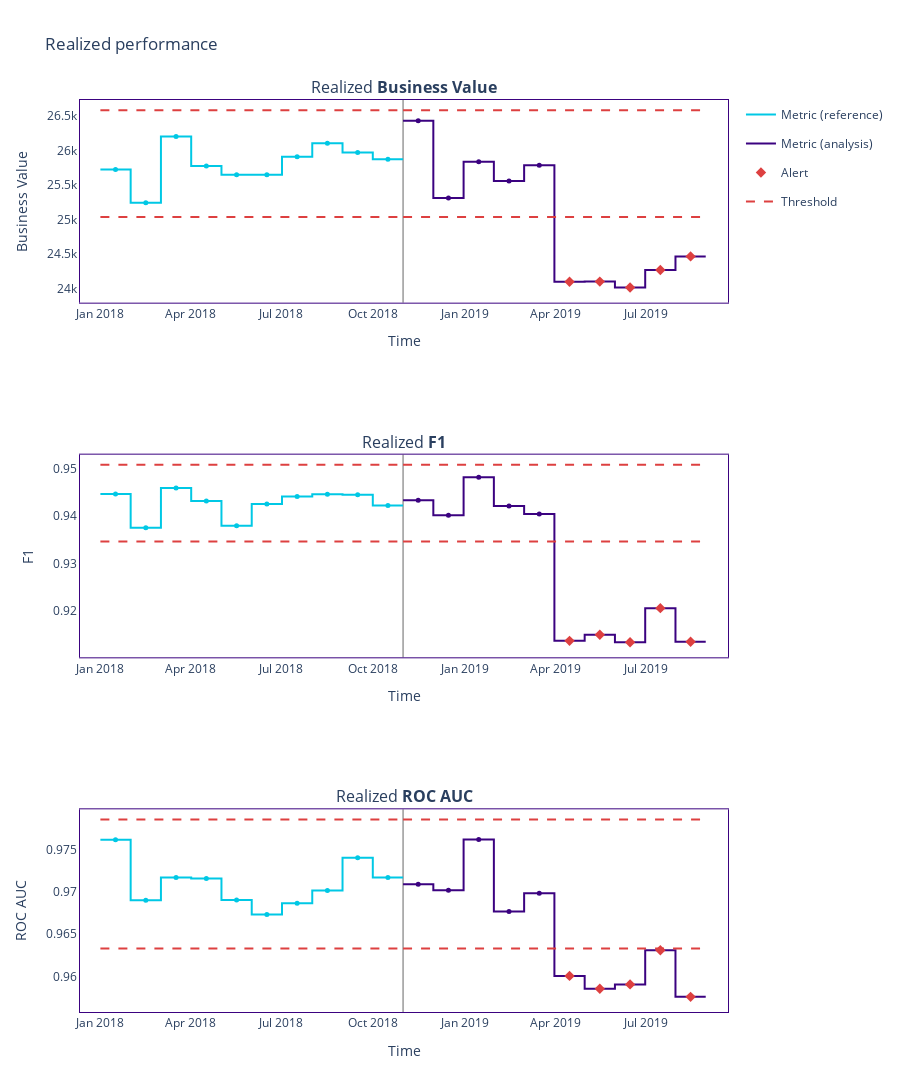

Notebook code cell kept with this figure:
### Markdown cell above
# Plotting

### Code cell
figure = results.plot()
figure.show()

### Figure 1 — Plotly figure (JSON) as saved in the notebook; plotly's stock layout.template omitted (floating-point values rounded to 4 significant figures)
{"data": [{"hoverinfo": "skip", "legendgroup": "metric_reference", "line": {"color": "#00c8e5", "shape": "hv", "width": 2}, "mode": "lines", "name": "Metric (reference)", "showlegend": true, "type": "scatter", "x": ["2018-01-01T00:00:00", "2018-01-31T06:36:00", "2018-03-02T13:12:00", "2018-04-01T19:48:00", "2018-05-02T02:24:00", "2018-06-01T09:00:00", "2018-07-01T15:36:00", "2018-07-31T22:12:00", "2018-08-31T04:48:00", "2018-09-30T11:24:00", "2018-10-30T17:51:16.848000"], "xaxis": "x", "y": [25726, 25242, 26206, 25776, 25648, 25650, 25910, 26108, 25974, 25876, 25876], "yaxis": "y"}, {"customdata": [["Realized <b>Business Value</b>", "<b style=\"color:#00c8e5;line-height:60px\">Reference</b>", "", "[0:4999]", "From <b>Jan-01-2018</b> to <b>Jan-31-2018</b>", 25726, 1072.0], ["Realized <b>Business Value</b>", "<b style=\"color:#00c8e5;line-height:60px\">Reference</b>", "", "[5000:9999]", "From <b>Jan-31-2018</b> to <b>Mar-02-2018</b>", 25242, 1072.0], ["Realized <b>Business Value</b>", "<b style=\"color:#00c8e5;line-height:60px\">Reference</b>", "", "[10000:14999]", "From <b>Mar-02-2018</b> to <b>Apr-01-2018</b>", 26206, 1072.0], ["Realized <b>Business Value</b>", "<b style=\"color:#00c8e5;line-height:60px\">Reference</b>", "", "[15000:19999]", "From <b>Apr-01-2018</b> to <b>May-02-2018</b>", 25776, 1072.0], ["Realized <b>Business Value</b>", "<b style=\"color:#00c8e5;line-height:60px\">Reference</b>", "", "[20000:24999]", "From <b>May-02-2018</b> to <b>Jun-01-2018</b>", 25648, 1072.0], ["Realized <b>Business Value</b>", "<b style=\"color:#00c8e5;line-height:60px\">Reference</b>", "", "[25000:29999]", "From <b>Jun-01-2018</b> to <b>Jul-01-2018</b>", 25650, 1072.0], ["Realized <b>Business Value</b>", "<b style=\"color:#00c8e5;line-height:60px\">Reference</b>", "", "[30000:34999]", "From <b>Jul-01-2018</b> to <b>Jul-31-2018</b>", 25910, 1072.0], ["Realized <b>Business Value</b>", "<b style=\"color:#00c8e5;line-height:60px\">Reference</b>", "", "[35000:39999]", "From <b>Jul-31-2018</b> to <b>Aug-31-2018</b>", 26108, 1072.0], ["Realized <b>Business Value</b>", "<b style=\"color:#00c8e5;line-height:60px\">Reference</b>", "", "[40000:44999]", "From <b>Aug-31-2018</b> to <b>Sep-30-2018</b>", 25974, 1072.0], ["Realized <b>Business Value</b>", "<b style=\"color:#00c8e5;line-height:60px\">Reference</b>", "", "[45000:49999]", "From <b>Sep-30-2018</b> to <b>Oct-30-2018</b>", 25876, 1072.0]], "hovertemplate": "%{customdata[1]} &nbsp; &nbsp; %{customdata[2]} <br />Chunk: <b>%{customdata[3]}</b> &nbsp; &nbsp; %{customdata[4]} <br />%{customdata[0]}: <b>%{customdata[5]}</b><br />Confidence band: +/- <b>%{customdata[6]}</b><br /><extra></extra>", "legendgroup": "metric_reference", "marker": {"color": "#00c8e5", "size": 5, "symbol": "circle"}, "mode": "markers", "name": "Metric (reference)", "showlegend": false, "type": "scatter", "x": ["2018-01-16T03:18:00", "2018-02-15T09:54:00", "2018-03-17T16:30:00", "2018-04-16T23:06:00", "2018-05-17T05:42:00", "2018-06-16T12:18:00", "2018-07-16T18:54:00", "2018-08-16T01:30:00", "2018-09-15T08:06:00", "2018-10-15T14:37:38.424000"], "xaxis": "x", "y": [25726, 25242, 26206, 25776, 25648, 25650, 25910, 26108, 25974, 25876, 25876], "yaxis": "y"}, {"hoverinfo": "skip", "legendgroup": "metric_analysis", "line": {"color": "#3b0280", "shape": "hv", "width": 2}, "mode": "lines", "name": "Metric (analysis)", "showlegend": true, "type": "scatter", "x": ["2018-10-30T18:00:00", "2018-11-30T00:36:00", "2018-12-30T07:12:00", "2019-01-29T13:48:00", "2019-02-28T20:24:00", "2019-03-31T03:00:00", "2019-04-30T09:36:00", "2019-05-30T16:12:00", "2019-06-29T22:48:00", "2019-07-30T05:24:00", "2019-08-29T11:51:16.848000"], "xaxis": "x", "y": [26434, 25312, 25838, 25560, 25786, 24096, 24098, 24012, 24266, 24464, 24464], "yaxis": "y"}, {"customdata": [["Realized <b>Business Value</b>", "<b style=\"color:#3b0280;line-height:60px\">Analysis</b>", "", "[0:4999]", "From <b>Oct-30-2018</b> to <b>Nov-30-2018</b>", 26434, 1072.0], ["Realized <b>Business Value</b>", "<b style=\"color:#3b0280;line-height:60px\">Analysis</b>", "", "[5000:9999]", "From <b>Nov-30-2018</b> to <b>Dec-30-2018</b>", 25312, 1072.0], ["Realized <b>Business Value</b>", "<b style=\"color:#3b0280;line-height:60px\">Analysis</b>", "", "[10000:14999]", "From <b>Dec-30-2018</b> to <b>Jan-29-2019</b>", 25838, 1072.0], ["Realized <b>Business Value</b>", "<b style=\"color:#3b0280;line-height:60px\">Analysis</b>", "", "[15000:19999]", "From <b>Jan-29-2019</b> to <b>Feb-28-2019</b>", 25560, 1072.0], ["Realized <b>Business Value</b>", "<b style=\"color:#3b0280;line-height:60px\">Analysis</b>", "", "[20000:24999]", "From <b>Feb-28-2019</b> to <b>Mar-31-2019</b>", 25786, 1072.0], ["Realized <b>Business Value</b>", "<b style=\"color:#3b0280;line-height:60px\">Analysis</b>", "<span style=\"color:#AD0000\">⚠ <b>Drift detected</b></span>", "[25000:29999]", "From <b>Mar-31-2019</b> to <b>Apr-30-2019</b>", 24096, 1072.0], ["Realized <b>Business Value</b>", "<b style=\"color:#3b0280;line-height:60px\">Analysis</b>", "<span style=\"color:#AD0000\">⚠ <b>Drift detected</b></span>", "[30000:34999]", "From <b>Apr-30-2019</b> to <b>May-30-2019</b>", 24098, 1072.0], ["Realized <b>Business Value</b>", "<b style=\"color:#3b0280;line-height:60px\">Analysis</b>", "<span style=\"color:#AD0000\">⚠ <b>Drift detected</b></span>", "[35000:39999]", "From <b>May-30-2019</b> to <b>Jun-29-2019</b>", 24012, 1072.0], ["Realized <b>Business Value</b>", "<b style=\"color:#3b0280;line-height:60px\">Analysis</b>", "<span style=\"color:#AD0000\">⚠ <b>Drift detected</b></span>", "[40000:44999]", "From <b>Jun-29-2019</b> to <b>Jul-30-2019</b>", 24266, 1072.0], ["Realized <b>Business Value</b>", "<b style=\"color:#3b0280;line-height:60px\">Analysis</b>", "<span style=\"color:#AD0000\">⚠ <b>Drift detected</b></span>", "[45000:49999]", "From <b>Jul-30-2019</b> to <b>Aug-29-2019</b>", 24464, 1072.0]], "hovertemplate": "%{customdata[1]} &nbsp; &nbsp; %{customdata[2]} <br />Chunk: <b>%{customdata[3]}</b> &nbsp; &nbsp; %{customdata[4]} <br />%{customdata[0]}: <b>%{customdata[5]}</b><br />Confidence band: +/- <b>%{customdata[6]}</b><br /><extra></extra>", "legendgroup": "metric_analysis", "marker": {"color": "#3b0280", "size": 5, "symbol": "circle"}, "mode": "markers", "name": "Metric (analysis)", "showlegend": false, "type": "scatter", "x": ["2018-11-14T21:18:00", "2018-12-15T03:54:00", "2019-01-14T10:30:00", "2019-02-13T17:06:00", "2019-03-15T23:42:00", "2019-04-15T06:18:00", "2019-05-15T12:54:00", "2019-06-14T19:30:00", "2019-07-15T02:06:00", "2019-08-14T08:37:38.424000"], "xaxis": "x", "y": [26434, 25312, 25838, 25560, 25786, 24096, 24098, 24012, 24266, 24464, 24464], "yaxis": "y"}, {"hoverinfo": "skip", "legendgroup": "alert", "marker": {"color": "#DD4040", "size": 8, "symbol": "diamond"}, "mode": "markers", "name": "Alert", "showlegend": true, "type": "scatter", "x": ["2019-04-15T06:18:00", "2019-05-15T12:54:00", "2019-06-14T19:30:00", "2019-07-15T02:06:00", "2019-08-14T08:37:38.424000"], "xaxis": "x", "y": [24096, 24098, 24012, 24266, 24464], "yaxis": "y"}, {"hoverinfo": "skip", "legendgroup": "thresh", "line": {"color": "#DD4040", "dash": "dash", "width": 2}, "mode": "lines", "name": "Threshold", "showlegend": true, "type": "scatter", "x": ["2018-01-01T00:00:00", "2018-01-31T06:36:00", "2018-03-02T13:12:00", "2018-04-01T19:48:00", "2018-05-02T02:24:00", "2018-06-01T09:00:00", "2018-07-01T15:36:00", "2018-07-31T22:12:00", "2018-08-31T04:48:00", "2018-09-30T11:24:00", "2018-10-30T17:51:16.848000"], "xaxis": "x", "y": [26590.0, 26590.0, 26590.0, 26590.0, 26590.0, 26590.0, 26590.0, 26590.0, 26590.0, 26590.0, 26590.0], "yaxis": "y"}, {"hoverinfo": "skip", "legendgroup": "thresh", "line": {"color": "#DD4040", "dash": "dash", "width": 2}, "mode": "lines", "name": "Threshold", "showlegend": false, "type": "scatter", "x": ["2018-01-01T00:00:00", "2018-01-31T06:36:00", "2018-03-02T13:12:00", "2018-04-01T19:48:00", "2018-05-02T02:24:00", "2018-06-01T09:00:00", "2018-07-01T15:36:00", "2018-07-31T22:12:00", "2018-08-31T04:48:00", "2018-09-30T11:24:00", "2018-10-30T17:51:16.848000"], "xaxis": "x", "y": [25040.0, 25040.0, 25040.0, 25040.0, 25040.0, 25040.0, 25040.0, 25040.0, 25040.0, 25040.0, 25040.0], "yaxis": "y"}, {"hoverinfo": "skip", "legendgroup": "thresh", "line": {"color": "#DD4040", "dash": "dash", "width": 2}, "mode": "lines", "name": "Threshold", "showlegend": false, "type": "scatter", "x": ["2018-10-30T18:00:00", "2018-11-30T00:36:00", "2018-12-30T07:12:00", "2019-01-29T13:48:00", "2019-02-28T20:24:00", "2019-03-31T03:00:00", "2019-04-30T09:36:00", "2019-05-30T16:12:00", "2019-06-29T22:48:00", "2019-07-30T05:24:00", "2019-08-29T11:51:16.848000"], "xaxis": "x", "y": [26590.0, 26590.0, 26590.0, 26590.0, 26590.0, 26590.0, 26590.0, 26590.0, 26590.0, 26590.0, 26590.0], "yaxis": "y"}, {"hoverinfo": "skip", "legendgroup": "thresh", "line": {"color": "#DD4040", "dash": "dash", "width": 2}, "mode": "lines", "name": "Threshold", "showlegend": false, "type": "scatter", "x": ["2018-10-30T18:00:00", "2018-11-30T00:36:00", "2018-12-30T07:12:00", "2019-01-29T13:48:00", "2019-02-28T20:24:00", "2019-03-31T03:00:00", "2019-04-30T09:36:00", "2019-05-30T16:12:00", "2019-06-29T22:48:00", "2019-07-30T05:24:00", "2019-08-29T11:51:16.848000"], "xaxis": "x", "y": [25040.0, 25040.0, 25040.0, 25040.0, 25040.0, 25040.0, 25040.0, 25040.0, 25040.0, 25040.0, 25040.0], "yaxis": "y"}, {"hoverinfo": "skip", "legendgroup": "metric_reference", "line": {"color": "#00c8e5", "shape": "hv", "width": 2}, "mode": "lines", "name": "Metric (reference)", "showlegend": false, "type": "scatter", "x": ["2018-01-01T00:00:00", "2018-01-31T06:36:00", "2018-03-02T13:12:00", "2018-04-01T19:48:00", "2018-05-02T02:24:00", "2018-06-01T09:00:00", "2018-07-01T15:36:00", "2018-07-31T22:12:00", "2018-08-31T04:48:00", "2018-09-30T11:24:00", "2018-10-30T17:51:16.848000"], "xaxis": "x2", "y": [0.9447, 0.9376, 0.946, 0.9432, 0.938, 0.9426, 0.9441, 0.9446, 0.9445, 0.9422, 0.9422], "yaxis": "y2"}, {"customdata": [["Realized <b>F1</b>", "<b style=\"color:#00c8e5;line-height:60px\">Reference</b>", "", "[0:4999]", "From <b>Jan-01-2018</b> to <b>Jan-31-2018</b>", 0.9447, 0.0193], ["Realized <b>F1</b>", "<b style=\"color:#00c8e5;line-height:60px\">Reference</b>", "", "[5000:9999]", "From <b>Jan-31-2018</b> to <b>Mar-02-2018</b>", 0.9376, 0.0193], ["Realized <b>F1</b>", "<b style=\"color:#00c8e5;line-height:60px\">Reference</b>", "", "[10000:14999]", "From <b>Mar-02-2018</b> to <b>Apr-01-2018</b>", 0.946, 0.0193], ["Realized <b>F1</b>", "<b style=\"color:#00c8e5;line-height:60px\">Reference</b>", "", "[15000:19999]", "From <b>Apr-01-2018</b> to <b>May-02-2018</b>", 0.9432, 0.0193], ["Realized <b>F1</b>", "<b style=\"color:#00c8e5;line-height:60px\">Reference</b>", "", "[20000:24999]", "From <b>May-02-2018</b> to <b>Jun-01-2018</b>", 0.938, 0.0193], ["Realized <b>F1</b>", "<b style=\"color:#00c8e5;line-height:60px\">Reference</b>", "", "[25000:29999]", "From <b>Jun-01-2018</b> to <b>Jul-01-2018</b>", 0.9426, 0.0193], ["Realized <b>F1</b>", "<b style=\"color:#00c8e5;line-height:60px\">Reference</b>", "", "[30000:34999]", "From <b>Jul-01-2018</b> to <b>Jul-31-2018</b>", 0.9441, 0.0193], ["Realized <b>F1</b>", "<b style=\"color:#00c8e5;line-height:60px\">Reference</b>", "", "[35000:39999]", "From <b>Jul-31-2018</b> to <b>Aug-31-2018</b>", 0.9446, 0.0193], ["Realized <b>F1</b>", "<b style=\"color:#00c8e5;line-height:60px\">Reference</b>", "", "[40000:44999]", "From <b>Aug-31-2018</b> to <b>Sep-30-2018</b>", 0.9445, 0.0193], ["Realized <b>F1</b>", "<b style=\"color:#00c8e5;line-height:60px\">Reference</b>", "", "[45000:49999]", "From <b>Sep-30-2018</b> to <b>Oct-30-2018</b>", 0.9422, 0.0193]], "hovertemplate": "%{customdata[1]} &nbsp; &nbsp; %{customdata[2]} <br />Chunk: <b>%{customdata[3]}</b> &nbsp; &nbsp; %{customdata[4]} <br />%{customdata[0]}: <b>%{customdata[5]}</b><br />Confidence band: +/- <b>%{customdata[6]}</b><br /><extra></extra>", "legendgroup": "metric_reference", "marker": {"color": "#00c8e5", "size": 5, "symbol": "circle"}, "mode": "markers", "name": "Metric (reference)", "showlegend": false, "type": "scatter", "x": ["2018-01-16T03:18:00", "2018-02-15T09:54:00", "2018-03-17T16:30:00", "2018-04-16T23:06:00", "2018-05-17T05:42:00", "2018-06-16T12:18:00", "2018-07-16T18:54:00", "2018-08-16T01:30:00", "2018-09-15T08:06:00", "2018-10-15T14:37:38.424000"], "xaxis": "x2", "y": [0.9447, 0.9376, 0.946, 0.9432, 0.938, 0.9426, 0.9441, 0.9446, 0.9445, 0.9422, 0.9422], "yaxis": "y2"}, {"hoverinfo": "skip", "legendgroup": "metric_analysis", "line": {"color": "#3b0280", "shape": "hv", "width": 2}, "mode": "lines", "name": "Metric (analysis)", "showlegend": false, "type": "scatter", "x": ["2018-10-30T18:00:00", "2018-11-30T00:36:00", "2018-12-30T07:12:00", "2019-01-29T13:48:00", "2019-02-28T20:24:00", "2019-03-31T03:00:00", "2019-04-30T09:36:00", "2019-05-30T16:12:00", "2019-06-29T22:48:00", "2019-07-30T05:24:00", "2019-08-29T11:51:16.848000"], "xaxis": "x2", "y": [0.9433, 0.9402, 0.9482, 0.9421, 0.9405, 0.9137, 0.915, 0.9134, 0.9206, 0.9135, 0.9135], "yaxis": "y2"}, {"customdata": [["Realized <b>F1</b>", "<b style=\"color:#3b0280;line-height:60px\">Analysis</b>", "", "[0:4999]", "From <b>Oct-30-2018</b> to <b>Nov-30-2018</b>", 0.9433, 0.0193], ["Realized <b>F1</b>", "<b style=\"color:#3b0280;line-height:60px\">Analysis</b>", "", "[5000:9999]", "From <b>Nov-30-2018</b> to <b>Dec-30-2018</b>", 0.9402, 0.0193], ["Realized <b>F1</b>", "<b style=\"color:#3b0280;line-height:60px\">Analysis</b>", "", "[10000:14999]", "From <b>Dec-30-2018</b> to <b>Jan-29-2019</b>", 0.9482, 0.0193], ["Realized <b>F1</b>", "<b style=\"color:#3b0280;line-height:60px\">Analysis</b>", "", "[15000:19999]", "From <b>Jan-29-2019</b> to <b>Feb-28-2019</b>", 0.9421, 0.0193], ["Realized <b>F1</b>", "<b style=\"color:#3b0280;line-height:60px\">Analysis</b>", "", "[20000:24999]", "From <b>Feb-28-2019</b> to <b>Mar-31-2019</b>", 0.9405, 0.0193], ["Realized <b>F1</b>", "<b style=\"color:#3b0280;line-height:60px\">Analysis</b>", "<span style=\"color:#AD0000\">⚠ <b>Drift detected</b></span>", "[25000:29999]", "From <b>Mar-31-2019</b> to <b>Apr-30-2019</b>", 0.9137, 0.0193], ["Realized <b>F1</b>", "<b style=\"color:#3b0280;line-height:60px\">Analysis</b>", "<span style=\"color:#AD0000\">⚠ <b>Drift detected</b></span>", "[30000:34999]", "From <b>Apr-30-2019</b> to <b>May-30-2019</b>", 0.915, 0.0193], ["Realized <b>F1</b>", "<b style=\"color:#3b0280;line-height:60px\">Analysis</b>", "<span style=\"color:#AD0000\">⚠ <b>Drift detected</b></span>", "[35000:39999]", "From <b>May-30-2019</b> to <b>Jun-29-2019</b>", 0.9134, 0.0193], ["Realized <b>F1</b>", "<b style=\"color:#3b0280;line-height:60px\">Analysis</b>", "<span style=\"color:#AD0000\">⚠ <b>Drift detected</b></span>", "[40000:44999]", "From <b>Jun-29-2019</b> to <b>Jul-30-2019</b>", 0.9206, 0.0193], ["Realized <b>F1</b>", "<b style=\"color:#3b0280;line-height:60px\">Analysis</b>", "<span style=\"color:#AD0000\">⚠ <b>Drift detected</b></span>", "[45000:49999]", "From <b>Jul-30-2019</b> to <b>Aug-29-2019</b>", 0.9135, 0.0193]], "hovertemplate": "%{customdata[1]} &nbsp; &nbsp; %{customdata[2]} <br />Chunk: <b>%{customdata[3]}</b> &nbsp; &nbsp; %{customdata[4]} <br />%{customdata[0]}: <b>%{customdata[5]}</b><br />Confidence band: +/- <b>%{customdata[6]}</b><br /><extra></extra>", "legendgroup": "metric_analysis", "marker": {"color": "#3b0280", "size": 5, "symbol": "circle"}, "mode": "markers", "name": "Metric (analysis)", "showlegend": false, "type": "scatter", "x": ["2018-11-14T21:18:00", "2018-12-15T03:54:00", "2019-01-14T10:30:00", "2019-02-13T17:06:00", "2019-03-15T23:42:00", "2019-04-15T06:18:00", "2019-05-15T12:54:00", "2019-06-14T19:30:00", "2019-07-15T02:06:00", "2019-08-14T08:37:38.424000"], "xaxis": "x2", "y": [0.9433, 0.9402, 0.9482, 0.9421, 0.9405, 0.9137, 0.915, 0.9134, 0.9206, 0.9135, 0.9135], "yaxis": "y2"}, {"hoverinfo": "skip", "legendgroup": "alert", "marker": {"color": "#DD4040", "size": 8, "symbol": "diamond"}, "mode": "markers", "name": "Alert", "showlegend": false, "type": "scatter", "x": ["2019-04-15T06:18:00", "2019-05-15T12:54:00", "2019-06-14T19:30:00", "2019-07-15T02:06:00", "2019-08-14T08:37:38.424000"], "xaxis": "x2", "y": [0.9137, 0.915, 0.9134, 0.9206, 0.9135], "yaxis": "y2"}, {"hoverinfo": "skip", "legendgroup": "thresh", "line": {"color": "#DD4040", "dash": "dash", "width": 2}, "mode": "lines", "name": "Threshold", "showlegend": false, "type": "scatter", "x": ["2018-01-01T00:00:00", "2018-01-31T06:36:00", "2018-03-02T13:12:00", "2018-04-01T19:48:00", "2018-05-02T02:24:00", "2018-06-01T09:00:00", "2018-07-01T15:36:00", "2018-07-31T22:12:00", "2018-08-31T04:48:00", "2018-09-30T11:24:00", "2018-10-30T17:51:16.848000"], "xaxis": "x2", "y": [0.9509, 0.9509, 0.9509, 0.9509, 0.9509, 0.9509, 0.9509, 0.9509, 0.9509, 0.9509, 0.9509], "yaxis": "y2"}, {"hoverinfo": "skip", "legendgroup": "thresh", "line": {"color": "#DD4040", "dash": "dash", "width": 2}, "mode": "lines", "name": "Threshold", "showlegend": false, "type": "scatter", "x": ["2018-01-01T00:00:00", "2018-01-31T06:36:00", "2018-03-02T13:12:00", "2018-04-01T19:48:00", "2018-05-02T02:24:00", "2018-06-01T09:00:00", "2018-07-01T15:36:00", "2018-07-31T22:12:00", "2018-08-31T04:48:00", "2018-09-30T11:24:00", "2018-10-30T17:51:16.848000"], "xaxis": "x2", "y": [0.9347, 0.9347, 0.9347, 0.9347, 0.9347, 0.9347, 0.9347, 0.9347, 0.9347, 0.9347, 0.9347], "yaxis": "y2"}, {"hoverinfo": "skip", "legendgroup": "thresh", "line": {"color": "#DD4040", "dash": "dash", "width": 2}, "mode": "lines", "name": "Threshold", "showlegend": false, "type": "scatter", "x": ["2018-10-30T18:00:00", "2018-11-30T00:36:00", "2018-12-30T07:12:00", "2019-01-29T13:48:00", "2019-02-28T20:24:00", "2019-03-31T03:00:00", "2019-04-30T09:36:00", "2019-05-30T16:12:00", "2019-06-29T22:48:00", "2019-07-30T05:24:00", "2019-08-29T11:51:16.848000"], "xaxis": "x2", "y": [0.9509, 0.9509, 0.9509, 0.9509, 0.9509, 0.9509, 0.9509, 0.9509, 0.9509, 0.9509, 0.9509], "yaxis": "y2"}, {"hoverinfo": "skip", "legendgroup": "thresh", "line": {"color": "#DD4040", "dash": "dash", "width": 2}, "mode": "lines", "name": "Threshold", "showlegend": false, "type": "scatter", "x": ["2018-10-30T18:00:00", "2018-11-30T00:36:00", "2018-12-30T07:12:00", "2019-01-29T13:48:00", "2019-02-28T20:24:00", "2019-03-31T03:00:00", "2019-04-30T09:36:00", "2019-05-30T16:12:00", "2019-06-29T22:48:00", "2019-07-30T05:24:00", "2019-08-29T11:51:16.848000"], "xaxis": "x2", "y": [0.9347, 0.9347, 0.9347, 0.9347, 0.9347, 0.9347, 0.9347, 0.9347, 0.9347, 0.9347, 0.9347], "yaxis": "y2"}, {"hoverinfo": "skip", "legendgroup": "metric_reference", "line": {"color": "#00c8e5", "shape": "hv", "width": 2}, "mode": "lines", "name": "Metric (reference)", "showlegend": false, "type": "scatter", "x": ["2018-01-01T00:00:00", "2018-01-31T06:36:00", "2018-03-02T13:12:00", "2018-04-01T19:48:00", "2018-05-02T02:24:00", "2018-06-01T09:00:00", "2018-07-01T15:36:00", "2018-07-31T22:12:00", "2018-08-31T04:48:00", "2018-09-30T11:24:00", "2018-10-30T17:51:16.848000"], "xaxis": "x3", "y": [0.9763, 0.969, 0.9717, 0.9716, 0.9691, 0.9674, 0.9687, 0.9702, 0.9741, 0.9718, 0.9718], "yaxis": "y3"}, {"customdata": [["Realized <b>ROC AUC</b>", "<b style=\"color:#00c8e5;line-height:60px\">Reference</b>", "", "[0:4999]", "From <b>Jan-01-2018</b> to <b>Jan-31-2018</b>", 0.9763, 0.0054], ["Realized <b>ROC AUC</b>", "<b style=\"color:#00c8e5;line-height:60px\">Reference</b>", "", "[5000:9999]", "From <b>Jan-31-2018</b> to <b>Mar-02-2018</b>", 0.969, 0.0054], ["Realized <b>ROC AUC</b>", "<b style=\"color:#00c8e5;line-height:60px\">Reference</b>", "", "[10000:14999]", "From <b>Mar-02-2018</b> to <b>Apr-01-2018</b>", 0.9717, 0.0054], ["Realized <b>ROC AUC</b>", "<b style=\"color:#00c8e5;line-height:60px\">Reference</b>", "", "[15000:19999]", "From <b>Apr-01-2018</b> to <b>May-02-2018</b>", 0.9716, 0.0054], ["Realized <b>ROC AUC</b>", "<b style=\"color:#00c8e5;line-height:60px\">Reference</b>", "", "[20000:24999]", "From <b>May-02-2018</b> to <b>Jun-01-2018</b>", 0.9691, 0.0054], ["Realized <b>ROC AUC</b>", "<b style=\"color:#00c8e5;line-height:60px\">Reference</b>", "", "[25000:29999]", "From <b>Jun-01-2018</b> to <b>Jul-01-2018</b>", 0.9674, 0.0054], ["Realized <b>ROC AUC</b>", "<b style=\"color:#00c8e5;line-height:60px\">Reference</b>", "", "[30000:34999]", "From <b>Jul-01-2018</b> to <b>Jul-31-2018</b>", 0.9687, 0.0054], ["Realized <b>ROC AUC</b>", "<b style=\"color:#00c8e5;line-height:60px\">Reference</b>", "", "[35000:39999]", "From <b>Jul-31-2018</b> to <b>Aug-31-2018</b>", 0.9702, 0.0054], ["Realized <b>ROC AUC</b>", "<b style=\"color:#00c8e5;line-height:60px\">Reference</b>", "", "[40000:44999]", "From <b>Aug-31-2018</b> to <b>Sep-30-2018</b>", 0.9741, 0.0054], ["Realized <b>ROC AUC</b>", "<b style=\"color:#00c8e5;line-height:60px\">Reference</b>", "", "[45000:49999]", "From <b>Sep-30-2018</b> to <b>Oct-30-2018</b>", 0.9718, 0.0054]], "hovertemplate": "%{customdata[1]} &nbsp; &nbsp; %{customdata[2]} <br />Chunk: <b>%{customdata[3]}</b> &nbsp; &nbsp; %{customdata[4]} <br />%{customdata[0]}: <b>%{customdata[5]}</b><br />Confidence band: +/- <b>%{customdata[6]}</b><br /><extra></extra>", "legendgroup": "metric_reference", "marker": {"color": "#00c8e5", "size": 5, "symbol": "circle"}, "mode": "markers", "name": "Metric (reference)", "showlegend": false, "type": "scatter", "x": ["2018-01-16T03:18:00", "2018-02-15T09:54:00", "2018-03-17T16:30:00", "2018-04-16T23:06:00", "2018-05-17T05:42:00", "2018-06-16T12:18:00", "2018-07-16T18:54:00", "2018-08-16T01:30:00", "2018-09-15T08:06:00", "2018-10-15T14:37:38.424000"], "xaxis": "x3", "y": [0.9763, 0.969, 0.9717, 0.9716, 0.9691, 0.9674, 0.9687, 0.9702, 0.9741, 0.9718, 0.9718], "yaxis": "y3"}, {"hoverinfo": "skip", "legendgroup": "metric_analysis", "line": {"color": "#3b0280", "shape": "hv", "width": 2}, "mode": "lines", "name": "Metric (analysis)", "showlegend": false, "type": "scatter", "x": ["2018-10-30T18:00:00", "2018-11-30T00:36:00", "2018-12-30T07:12:00", "2019-01-29T13:48:00", "2019-02-28T20:24:00", "2019-03-31T03:00:00", "2019-04-30T09:36:00", "2019-05-30T16:12:00", "2019-06-29T22:48:00", "2019-07-30T05:24:00", "2019-08-29T11:51:16.848000"], "xaxis": "x3", "y": [0.971, 0.9702, 0.9763, 0.9677, 0.9699, 0.96, 0.9585, 0.959, 0.9631, 0.9576, 0.9576], "yaxis": "y3"}, {"customdata": [["Realized <b>ROC AUC</b>", "<b style=\"color:#3b0280;line-height:60px\">Analysis</b>", "", "[0:4999]", "From <b>Oct-30-2018</b> to <b>Nov-30-2018</b>", 0.971, 0.0054], ["Realized <b>ROC AUC</b>", "<b style=\"color:#3b0280;line-height:60px\">Analysis</b>", "", "[5000:9999]", "From <b>Nov-30-2018</b> to <b>Dec-30-2018</b>", 0.9702, 0.0054], ["Realized <b>ROC AUC</b>", "<b style=\"color:#3b0280;line-height:60px\">Analysis</b>", "", "[10000:14999]", "From <b>Dec-30-2018</b> to <b>Jan-29-2019</b>", 0.9763, 0.0054], ["Realized <b>ROC AUC</b>", "<b style=\"color:#3b0280;line-height:60px\">Analysis</b>", "", "[15000:19999]", "From <b>Jan-29-2019</b> to <b>Feb-28-2019</b>", 0.9677, 0.0054], ["Realized <b>ROC AUC</b>", "<b style=\"color:#3b0280;line-height:60px\">Analysis</b>", "", "[20000:24999]", "From <b>Feb-28-2019</b> to <b>Mar-31-2019</b>", 0.9699, 0.0054], ["Realized <b>ROC AUC</b>", "<b style=\"color:#3b0280;line-height:60px\">Analysis</b>", "<span style=\"color:#AD0000\">⚠ <b>Drift detected</b></span>", "[25000:29999]", "From <b>Mar-31-2019</b> to <b>Apr-30-2019</b>", 0.96, 0.0054], ["Realized <b>ROC AUC</b>", "<b style=\"color:#3b0280;line-height:60px\">Analysis</b>", "<span style=\"color:#AD0000\">⚠ <b>Drift detected</b></span>", "[30000:34999]", "From <b>Apr-30-2019</b> to <b>May-30-2019</b>", 0.9585, 0.0054], ["Realized <b>ROC AUC</b>", "<b style=\"color:#3b0280;line-height:60px\">Analysis</b>", "<span style=\"color:#AD0000\">⚠ <b>Drift detected</b></span>", "[35000:39999]", "From <b>May-30-2019</b> to <b>Jun-29-2019</b>", 0.959, 0.0054], ["Realized <b>ROC AUC</b>", "<b style=\"color:#3b0280;line-height:60px\">Analysis</b>", "<span style=\"color:#AD0000\">⚠ <b>Drift detected</b></span>", "[40000:44999]", "From <b>Jun-29-2019</b> to <b>Jul-30-2019</b>", 0.9631, 0.0054], ["Realized <b>ROC AUC</b>", "<b style=\"color:#3b0280;line-height:60px\">Analysis</b>", "<span style=\"color:#AD0000\">⚠ <b>Drift detected</b></span>", "[45000:49999]", "From <b>Jul-30-2019</b> to <b>Aug-29-2019</b>", 0.9576, 0.0054]], "hovertemplate": "%{customdata[1]} &nbsp; &nbsp; %{customdata[2]} <br />Chunk: <b>%{customdata[3]}</b> &nbsp; &nbsp; %{customdata[4]} <br />%{customdata[0]}: <b>%{customdata[5]}</b><br />Confidence band: +/- <b>%{customdata[6]}</b><br /><extra></extra>", "legendgroup": "metric_analysis", "marker": {"color": "#3b0280", "size": 5, "symbol": "circle"}, "mode": "markers", "name": "Metric (analysis)", "showlegend": false, "type": "scatter", "x": ["2018-11-14T21:18:00", "2018-12-15T03:54:00", "2019-01-14T10:30:00", "2019-02-13T17:06:00", "2019-03-15T23:42:00", "2019-04-15T06:18:00", "2019-05-15T12:54:00", "2019-06-14T19:30:00", "2019-07-15T02:06:00", "2019-08-14T08:37:38.424000"], "xaxis": "x3", "y": [0.971, 0.9702, 0.9763, 0.9677, 0.9699, 0.96, 0.9585, 0.959, 0.9631, 0.9576, 0.9576], "yaxis": "y3"}, {"hoverinfo": "skip", "legendgroup": "alert", "marker": {"color": "#DD4040", "size": 8, "symbol": "diamond"}, "mode": "markers", "name": "Alert", "showlegend": false, "type": "scatter", "x": ["2019-04-15T06:18:00", "2019-05-15T12:54:00", "2019-06-14T19:30:00", "2019-07-15T02:06:00", "2019-08-14T08:37:38.424000"], "xaxis": "x3", "y": [0.96, 0.9585, 0.959, 0.9631, 0.9576], "yaxis": "y3"}, {"hoverinfo": "skip", "legendgroup": "thresh", "line": {"color": "#DD4040", "dash": "dash", "width": 2}, "mode": "lines", "name": "Threshold", "showlegend": false, "type": "scatter", "x": ["2018-01-01T00:00:00", "2018-01-31T06:36:00", "2018-03-02T13:12:00", "2018-04-01T19:48:00", "2018-05-02T02:24:00", "2018-06-01T09:00:00", "2018-07-01T15:36:00", "2018-07-31T22:12:00", "2018-08-31T04:48:00", "2018-09-30T11:24:00", "2018-10-30T17:51:16.848000"], "xaxis": "x3", "y": [0.9787, 0.9787, 0.9787, 0.9787, 0.9787, 0.9787, 0.9787, 0.9787, 0.9787, 0.9787, 0.9787], "yaxis": "y3"}, {"hoverinfo": "skip", "legendgroup": "thresh", "line": {"color": "#DD4040", "dash": "dash", "width": 2}, "mode": "lines", "name": "Threshold", "showlegend": false, "type": "scatter", "x": ["2018-01-01T00:00:00", "2018-01-31T06:36:00", "2018-03-02T13:12:00", "2018-04-01T19:48:00", "2018-05-02T02:24:00", "2018-06-01T09:00:00", "2018-07-01T15:36:00", "2018-07-31T22:12:00", "2018-08-31T04:48:00", "2018-09-30T11:24:00", "2018-10-30T17:51:16.848000"], "xaxis": "x3", "y": [0.9633, 0.9633, 0.9633, 0.9633, 0.9633, 0.9633, 0.9633, 0.9633, 0.9633, 0.9633, 0.9633], "yaxis": "y3"}, {"hoverinfo": "skip", "legendgroup": "thresh", "line": {"color": "#DD4040", "dash": "dash", "width": 2}, "mode": "lines", "name": "Threshold", "showlegend": false, "type": "scatter", "x": ["2018-10-30T18:00:00", "2018-11-30T00:36:00", "2018-12-30T07:12:00", "2019-01-29T13:48:00", "2019-02-28T20:24:00", "2019-03-31T03:00:00", "2019-04-30T09:36:00", "2019-05-30T16:12:00", "2019-06-29T22:48:00", "2019-07-30T05:24:00", "2019-08-29T11:51:16.848000"], "xaxis": "x3", "y": [0.9787, 0.9787, 0.9787, 0.9787, 0.9787, 0.9787, 0.9787, 0.9787, 0.9787, 0.9787, 0.9787], "yaxis": "y3"}, {"hoverinfo": "skip", "legendgroup": "thresh", "line": {"color": "#DD4040", "dash": "dash", "width": 2}, "mode": "lines", "name": "Threshold", "showlegend": false, "type": "scatter", "x": ["2018-10-30T18:00:00", "2018-11-30T00:36:00", "2018-12-30T07:12:00", "2019-01-29T13:48:00", "2019-02-28T20:24:00", "2019-03-31T03:00:00", "2019-04-30T09:36:00", "2019-05-30T16:12:00", "2019-06-29T22:48:00", "2019-07-30T05:24:00", "2019-08-29T11:51:16.848000"], "xaxis": "x3", "y": [0.9633, 0.9633, 0.9633, 0.9633, 0.9633, 0.9633, 0.9633, 0.9633, 0.9633, 0.9633, 0.9633], "yaxis": "y3"}], "layout": {"annotations": [{"font": {"size": 16}, "showarrow": false, "text": "Realized <b>Business Value</b>", "x": 0.5, "xanchor": "center", "xref": "paper", "y": 1, "yanchor": "bottom", "yref": "paper"}, {"font": {"size": 16}, "showarrow": false, "text": "Realized <b>F1</b>", "x": 0.5, "xanchor": "center", "xref": "paper", "y": 0.6111, "yanchor": "bottom", "yref": "paper"}, {"font": {"size": 16}, "showarrow": false, "text": "Realized <b>ROC AUC</b>", "x": 0.5, "xanchor": "center", "xref": "paper", "y": 0.2222, "yanchor": "bottom", "yref": "paper"}], "height": 1500, "hoverlabel": {"bgcolor": "white", "font": {"size": 14}}, "legend": {"itemclick": false, "itemdoubleclick": false, "traceorder": "grouped"}, "paper_bgcolor": "rgba(255,255,255,1)", "plot_bgcolor": "rgba(255,255,255,1)", "shapes": [{"layer": "below", "line": {"color": "#666666", "width": 1}, "type": "line", "x0": "2018-10-30T18:00:00", "x1": "2018-10-30T18:00:00", "xref": "x", "y0": 0, "y1": 1, "yref": "y domain"}, {"layer": "below", "line": {"color": "#666666", "width": 1}, "type": "line", "x0": "2018-10-30T18:00:00", "x1": "2018-10-30T18:00:00", "xref": "x2", "y0": 0, "y1": 1, "yref": "y2 domain"}, {"layer": "below", "line": {"color": "#666666", "width": 1}, "type": "line", "x0": "2018-10-30T18:00:00", "x1": "2018-10-30T18:00:00", "xref": "x3", "y0": 0, "y1": 1, "yref": "y3 domain"}], "title": {"text": "Realized performance"}, "xaxis": {"anchor": "y", "domain": [0, 1], "linecolor": "#3b0280", "matches": "x", "mirror": true, "showgrid": false, "showticklabels": true, "title": {"text": "Time"}, "zeroline": false}, "xaxis2": {"anchor": "y2", "domain": [0, 1], "linecolor": "#3b0280", "matches": "x", "mirror": true, "showgrid": false, "showticklabels": true, "title": {"text": "Time"}, "zeroline": false}, "xaxis3": {"anchor": "y3", "domain": [0, 1], "linecolor": "#3b0280", "matches": "x", "mirror": true, "showgrid": false, "showticklabels": true, "title": {"text": "Time"}, "zeroline": false}, "yaxis": {"anchor": "x", "domain": [0.7778, 1], "linecolor": "#3b0280", "mirror": true, "showgrid": false, "title": {"text": "Business Value"}, "zeroline": false}, "yaxis2": {"anchor": "x2", "domain": [0.3889, 0.6111], "linecolor": "#3b0280", "mirror": true, "showgrid": false, "title": {"text": "F1"}, "zeroline": false}, "yaxis3": {"anchor": "x3", "domain": [0, 0.2222], "linecolor": "#3b0280", "mirror": true, "showgrid": false, "title": {"text": "ROC AUC"}, "zeroline": false}}}
